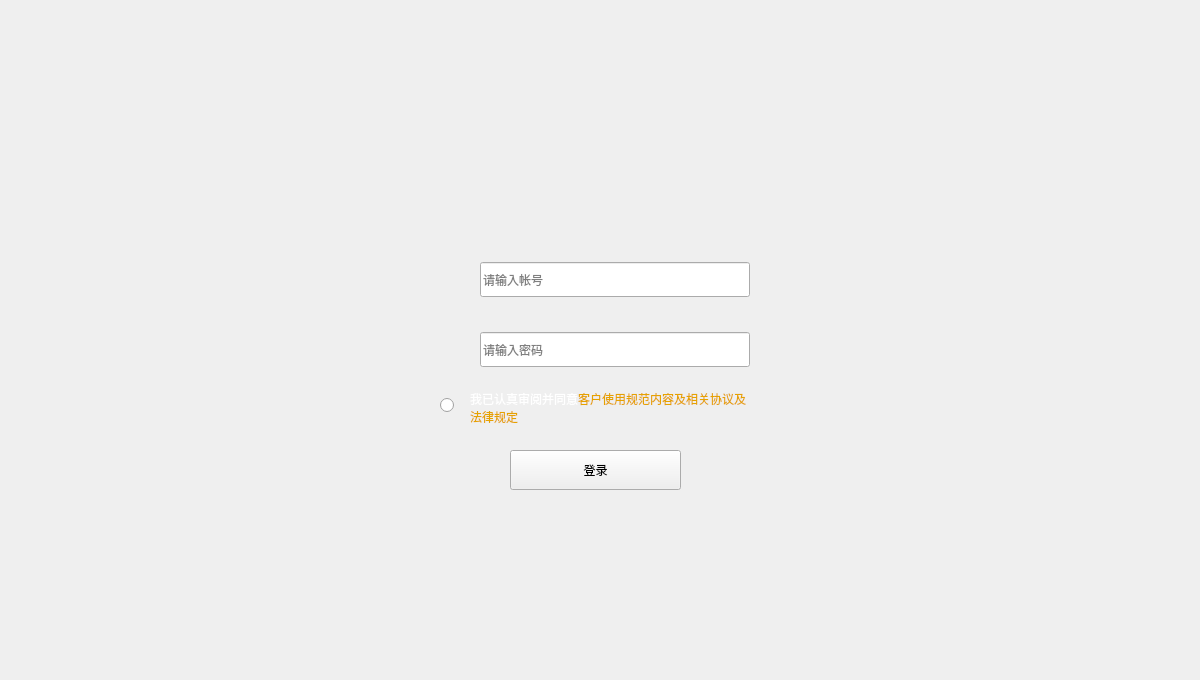
<?xml version="1.0" encoding="UTF-8"?>
<ui version="4.0">
 <class>frmMain</class>
 <widget class="QMainWindow" name="frmMain">
  <property name="geometry">
   <rect>
    <x>0</x>
    <y>0</y>
    <width>1200</width>
    <height>680</height>
   </rect>
  </property>
  <property name="sizePolicy">
   <sizepolicy hsizetype="Preferred" vsizetype="Preferred">
    <horstretch>0</horstretch>
    <verstretch>0</verstretch>
   </sizepolicy>
  </property>
  <property name="windowTitle">
   <string>系统登录</string>
  </property>
  <property name="styleSheet">
   <string notr="true"/>
  </property>
  <widget class="QWidget" name="centralwidget">
   <property name="styleSheet">
    <string notr="true"/>
   </property>
   <widget class="QWidget" name="loginWin" native="true">
    <property name="geometry">
     <rect>
      <x>280</x>
      <y>130</y>
      <width>620</width>
      <height>420</height>
     </rect>
    </property>
    <property name="styleSheet">
     <string notr="true">QWidget[objectName=&quot;loginWin&quot;]{
	background-image: url(:/images/images/login_win_bg1.png);
}</string>
    </property>
    <widget class="QToolButton" name="okButton">
     <property name="geometry">
      <rect>
       <x>230</x>
       <y>320</y>
       <width>171</width>
       <height>40</height>
      </rect>
     </property>
     <property name="cursor">
      <cursorShape>PointingHandCursor</cursorShape>
     </property>
     <property name="text">
      <string>登录</string>
     </property>
    </widget>
    <widget class="QWidget" name="widgetUser" native="true">
     <property name="geometry">
      <rect>
       <x>150</x>
       <y>130</y>
       <width>320</width>
       <height>40</height>
      </rect>
     </property>
     <widget class="QLineEdit" name="lineEditUser">
      <property name="geometry">
       <rect>
        <x>50</x>
        <y>2</y>
        <width>270</width>
        <height>35</height>
       </rect>
      </property>
      <property name="placeholderText">
       <string>请输入帐号</string>
      </property>
     </widget>
    </widget>
    <widget class="QWidget" name="widgetPwd" native="true">
     <property name="geometry">
      <rect>
       <x>150</x>
       <y>200</y>
       <width>320</width>
       <height>40</height>
      </rect>
     </property>
     <widget class="QLineEdit" name="lineEditPwd">
      <property name="geometry">
       <rect>
        <x>50</x>
        <y>2</y>
        <width>270</width>
        <height>35</height>
       </rect>
      </property>
      <property name="placeholderText">
       <string>请输入密码</string>
      </property>
     </widget>
    </widget>
    <widget class="QLabel" name="labelWelLine">
     <property name="geometry">
      <rect>
       <x>50</x>
       <y>110</y>
       <width>100</width>
       <height>5</height>
      </rect>
     </property>
     <property name="text">
      <string/>
     </property>
    </widget>
    <widget class="QRadioButton" name="radioButton">
     <property name="geometry">
      <rect>
       <x>160</x>
       <y>260</y>
       <width>21</width>
       <height>31</height>
      </rect>
     </property>
     <property name="text">
      <string/>
     </property>
    </widget>
    <widget class="QLabel" name="label">
     <property name="geometry">
      <rect>
       <x>190</x>
       <y>260</y>
       <width>281</width>
       <height>35</height>
      </rect>
     </property>
     <property name="text">
      <string>&lt;html&gt;&lt;head/&gt;&lt;body&gt;&lt;p&gt;&lt;span style=&quot;color:white;&quot;&gt;我已认真审阅并同意&lt;/span&gt;&lt;span style=&quot;color:#e6a200;&quot;&gt;客户使用规范内容及相关协议及法律规定&lt;/span&gt;&lt;/p&gt;&lt;/body&gt;&lt;/html&gt;</string>
     </property>
     <property name="wordWrap">
      <bool>true</bool>
     </property>
    </widget>
   </widget>
  </widget>
 </widget>
 <resources>
  <include location="res.qrc"/>
 </resources>
 <connections/>
</ui>
